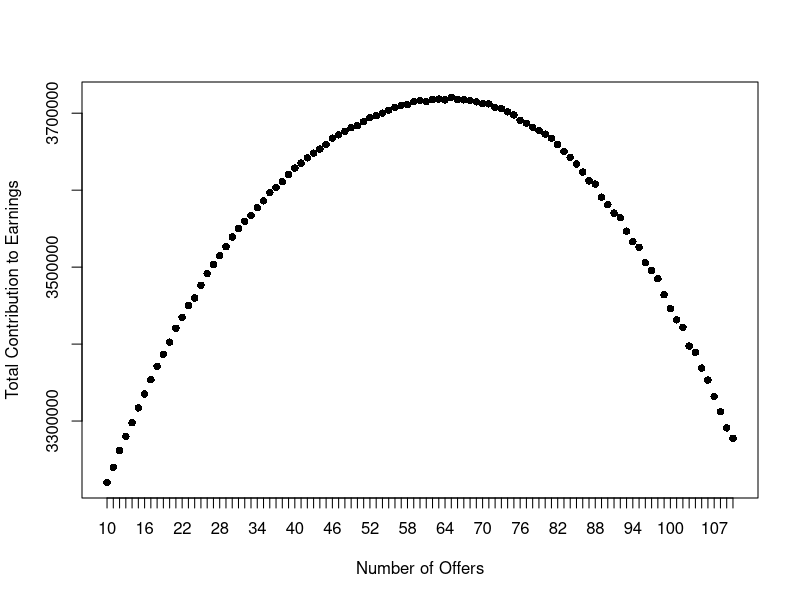
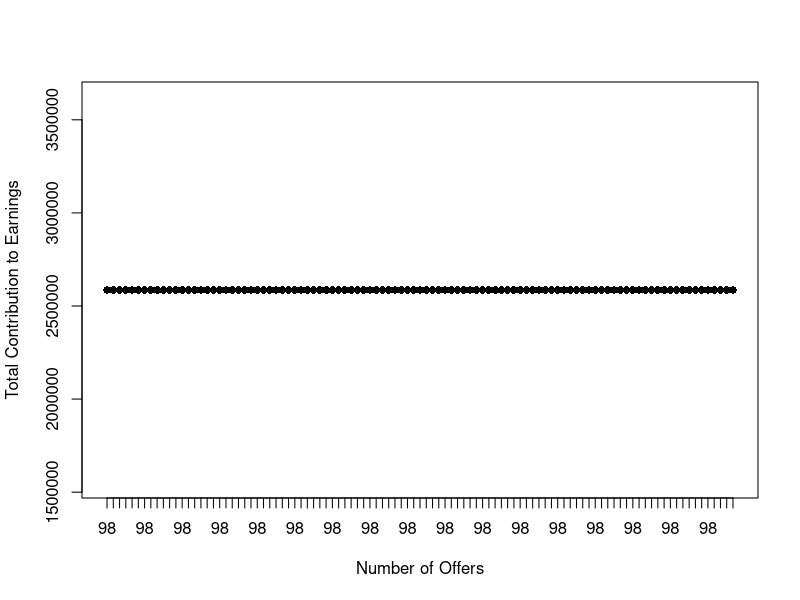
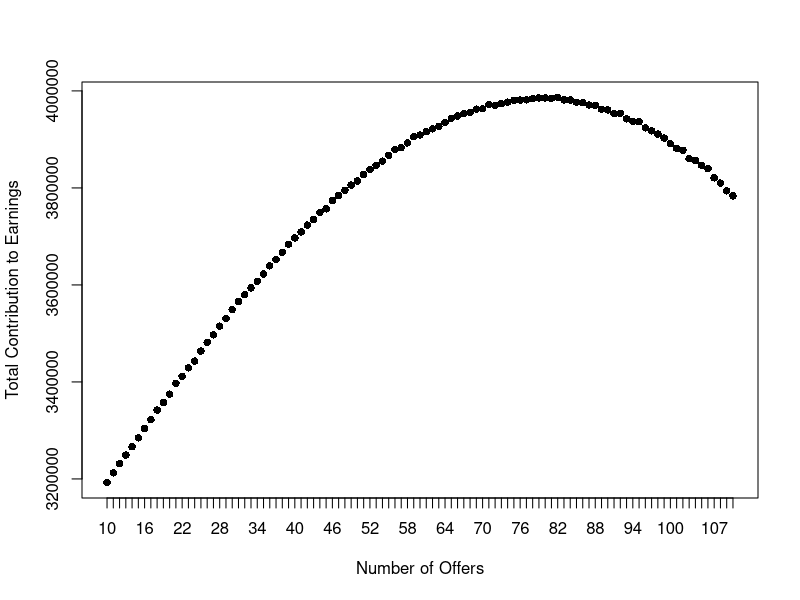

Write the R code that produced these figures, in order.
rm(list = ls())

hist_anlst_demand <- c(105,95,75,70,70,110,105,90,65,80,90,120,105,95,75)
excess_cost <- 6000
shortfall_cost <- 3600
base_contribution <- 4000
offers_to_make <- seq(10, 110, 1)
offers_to_make_tom <- 98
result_mtx_fix <- matrix(NA, ncol = 101)
result_mtx_tom <- matrix(NA, ncol = 101)
result_mtx_flex <- matrix(NA, ncol = 101)
result_mtx_fix_d <- matrix(NA, ncol = 101)
result_mtx_flex_d <- matrix(NA, ncol = 101)

for (k in 1:1000) {
  
  total_earnings_fixed_start <- c()
  total_earnings_tom <- c()
  total_earnings_flex <- c() 
  total_earnings_fix_d <- c()
  total_earnings_flex_d <- c()
  
  retention_rate_at_end_of_m <- c()
  noises <- c()
  unexpected_econ_grwth <- rnorm(1, 0, 0.05)             #Economic growth
  noises <- rnorm(15, 0, 0.1)                          
  retention_rate_at_end_of_m <- c(runif(2, 0.9, 1),
                                  runif(3, 0.95, 1),
                                  runif(1, 0.8, 1),
                                  runif(3, 0.9, 1),
                                  runif(1, 0.8, 1),
                                  runif(4, 0.9, 1),
                                  runif(1, 0.95, 1))
  
  for (i in 1:length(offers_to_make)) {
    
    analysts_at_start_of_m <- c()                     #Current available analysts in firm
    analysts_at_start_of_m_tom <- c()
    analysts_at_start_of_m_flex <- c()
    analysts_at_start_of_m_fix_d <- c()         
    analysts_at_start_of_m_flex_d <- c()        
    offers_accepted <- rbinom(1, offers_to_make[i], 0.7)
    offers_accepted_tom <- rbinom(1, offers_to_make_tom, 0.7)
    offers_accepted_flex_july <- 0.5 * offers_accepted
    offers_accepted_flex_sep <- offers_accepted_flex_july * runif(1, 0.7, 1)
    
    new_anlst_arr_at_end_of_m <- c(0,0,offers_accepted,0,0,0,0,0,0,0,0,0,0,0,0)          #Newly joinned recruits
    new_anlst_arr_at_end_of_m_tom <- c(0,0,offers_to_make_tom,0,0,0,0,0,0,0,0,0,0,0,0)
    new_anlst_arr_at_end_of_m_flex <- c(0,0,offers_accepted_flex_july,0,offers_accepted_flex_sep,0,0,0,0,0,0,0,0,0,0)
    
    for (j in 1:15) {                                                                  #Analysts at start of each month (Supply)
      if (j == 1) {                                          
        analysts_at_start_of_m[j] <- 63
        analysts_at_start_of_m_tom[j] <- 63
        analysts_at_start_of_m_flex[j] <- 63
        analysts_at_start_of_m_fix_d[j] <- 63
        analysts_at_start_of_m_flex_d[j] <- 63
      } else {
        analysts_at_start_of_m[j] <- round(analysts_at_start_of_m[j-1] * retention_rate_at_end_of_m[j-1]) + 
          new_anlst_arr_at_end_of_m[j-1]
        analysts_at_start_of_m_tom[j] <- round(analysts_at_start_of_m_tom[j-1] * retention_rate_at_end_of_m[j-1]) + 
          new_anlst_arr_at_end_of_m_tom[j-1]
        analysts_at_start_of_m_flex[j] <- round(analysts_at_start_of_m_flex[j-1] * retention_rate_at_end_of_m[j-1]) + 
          new_anlst_arr_at_end_of_m_flex[j-1]
        analysts_at_start_of_m_fix_d[j] <- round(analysts_at_start_of_m_fix_d[j-1] * retention_rate_at_end_of_m[j-1] + 
          new_anlst_arr_at_end_of_m[j-1])      #Still using fixed strategy arriving vector, so that we will know the shortfall between June and December. Will need to update analysts_at_start_of_m_fix_d later.
        analysts_at_start_of_m_flex_d[j] <- round(analysts_at_start_of_m_flex_d[j-1] * retention_rate_at_end_of_m[j-1] + 
          new_anlst_arr_at_end_of_m_flex[j-1]) #Still using flex strategy arriving vector, so that we will know the shortfall between June and December. Will need to update analysts_at_start_of_m_flex_d later.
      }                                   
    }
    actual_anlst_demand <- round(hist_anlst_demand * ((1 + unexpected_econ_grwth) * (1 + noises)))
    
    short_falls <- pmax((actual_anlst_demand - analysts_at_start_of_m), 0)              #Fix strategy
    excesses <- pmax((analysts_at_start_of_m - actual_anlst_demand), 0)
    
    short_falls_tom <- pmax((actual_anlst_demand - analysts_at_start_of_m_tom), 0)      #Tom's strategy
    excesses_tom <- pmax((analysts_at_start_of_m_tom - actual_anlst_demand), 0)
    
    short_falls_flex <- pmax((actual_anlst_demand - analysts_at_start_of_m_flex), 0)    #Flex strategy
    excesses_flex <- pmax((analysts_at_start_of_m_flex - actual_anlst_demand), 0)
    
    short_falls_fix_d <- pmax((actual_anlst_demand - analysts_at_start_of_m_fix_d), 0)    #Temporary short_falls vector for Fixed-December strategy, will need to update this later.
    
    short_falls_flex_d <- pmax((actual_anlst_demand - analysts_at_start_of_m_flex_d), 0)  #Temporary short_falls vector for Flex-December strategy, will need to update this later.
    
    demand_in_j_d <- round(mean(short_falls_fix_d[3:9]) / 0.7)
    offers_to_make_fix_d <- rbinom(1, demand_in_j_d, 0.7)
    new_anlst_arr_at_end_of_m_fix_d <- c(0,0,offers_accepted,0,0,0,0,0,offers_to_make_fix_d,0,0,0,0,0,0)  #For Fix-December strategy, planning offers for both June and December.
    
    demand_in_j_d_flex_d <- round(mean(short_falls_flex_d[3:9]) / 0.7)
    offers_to_make_flex_d <- rbinom(1, demand_in_j_d_flex_d, 0.7)
    new_anlst_arr_at_end_of_m_flex_d <- c(0,0,offers_accepted_flex_july,0,offers_accepted_flex_sep,0,0,0,offers_to_make_flex_d,0,0,0,0,0,0)  #For Flex-December strategy, planning offers for Both June and December (Flex).
    
    
    for (l in 1:15) {             #This loop computes strategies that involving December hiring only!!!
      if (l == 1) {
        analysts_at_start_of_m_fix_d[l] <- 63
        analysts_at_start_of_m_flex_d[l] <- 63
      } else {
        analysts_at_start_of_m_fix_d[l] <- round(analysts_at_start_of_m_fix_d[l-1] * retention_rate_at_end_of_m[l-1] + 
          new_anlst_arr_at_end_of_m_fix_d[l-1])
        analysts_at_start_of_m_flex_d[l] <- round(analysts_at_start_of_m_flex_d[l-1] * retention_rate_at_end_of_m[l-1] + 
          new_anlst_arr_at_end_of_m_flex_d[l-1])
      }
    }
    
    short_falls_fix_d <- pmax((actual_anlst_demand - analysts_at_start_of_m_fix_d), 0)    #This one is usable  (Fixed - December)
    excesses_fix_d <- pmax((analysts_at_start_of_m_fix_d - actual_anlst_demand), 0)
    
    short_falls_flex_d <- pmax((actual_anlst_demand - analysts_at_start_of_m_flex_d), 0)  #This one is usable  (Flex - December)
    excesses_flex_d <- pmax((analysts_at_start_of_m_flex_d - actual_anlst_demand), 0)
    
    contr_to_earnings_fixed_start <- actual_anlst_demand * base_contribution -        #Earnings for fix strategy
      (short_falls * shortfall_cost + excesses * excess_cost)

    contr_to_earnings_tom <- actual_anlst_demand * base_contribution -                #Earnings for Tom's strategy
      (short_falls_tom * shortfall_cost + excesses_tom * excess_cost)
    
    contr_to_earnings_flex <- actual_anlst_demand * base_contribution -               #Earnings for flex strategy
      (short_falls_flex * shortfall_cost + excesses_flex * excess_cost)
    
    contr_to_earnings_fix_d <- actual_anlst_demand * base_contribution -              #Earnings for Fix-December strategy
      (short_falls_fix_d * shortfall_cost + excesses_fix_d * excess_cost)
    
    contr_to_earnings_flex_d <- actual_anlst_demand * base_contribution -             #Earnings for Flex-December strategy
      (short_falls_flex_d * shortfall_cost + excesses_flex_d * excess_cost)
    
    total_earnings_fixed_start <- c(total_earnings_fixed_start, sum(contr_to_earnings_fixed_start))
    total_earnings_tom <- c(total_earnings_tom, sum(contr_to_earnings_tom))
    total_earnings_flex <- c(total_earnings_flex, sum(contr_to_earnings_flex))
    total_earnings_fix_d <- c(total_earnings_fix_d, sum(contr_to_earnings_fix_d)-22000)     #Fixed-December
    total_earnings_flex_d <- c(total_earnings_flex_d, sum(contr_to_earnings_flex_d)-22000)  #Flex-December
  }
  
  result_mtx_fix <-rbind(result_mtx_fix, total_earnings_fixed_start)
  result_mtx_tom <- rbind(result_mtx_tom, total_earnings_tom)
  result_mtx_flex <- rbind(result_mtx_flex, total_earnings_flex)
  result_mtx_fix_d <- rbind(result_mtx_fix_d, total_earnings_fix_d)               #Fixed-December
  result_mtx_flex_d <- rbind(result_mtx_flex_d, total_earnings_flex_d)            #Flex-December
}

result_mtx_fix <- result_mtx_fix[-1,]
result_mtx_tom <- result_mtx_tom[-1,]
result_mtx_flex <- result_mtx_flex[-1,]
result_mtx_fix_d <- result_mtx_fix_d[-1,]       #Fixed-December
result_mtx_flex_d <- result_mtx_flex_d[-1,]     #Flex-December

total_earnings_all_q_fixed <- c()
for (i in 1:ncol(result_mtx_fix)) {
  total_earnings_all_q_fixed[i] <- mean(result_mtx_fix[,i])
}

total_earnings_all_q_tom <- c()
for (i in 1:ncol(result_mtx_tom)) {
  total_earnings_all_q_tom[i] <- mean(result_mtx_tom[,i])
}

total_earnings_all_q_flex <- c()
for (i in 1:ncol(result_mtx_flex)) {
  total_earnings_all_q_flex[i] <- mean(result_mtx_flex[,i])
}

total_earnings_all_q_fix_d <- c()               #Fixed-December
for (i in 1:ncol(result_mtx_fix_d)) {
  total_earnings_all_q_fix_d[i] <- mean(result_mtx_fix_d[,i])
}

total_earnings_all_q_flex_d <- c()              #Flex-December
for (i in 1:ncol(result_mtx_flex_d)) {
  total_earnings_all_q_flex_d[i] <- mean(result_mtx_flex_d[,i])
}

expected_diff_fix_tom <- total_earnings_all_q_fixed[which.max(total_earnings_all_q_fixed)] -        #Fix - Tom diff
  total_earnings_all_q_tom[sample(length(total_earnings_all_q_tom), 1, replace = T)]
expected_diff_flex_fix <- total_earnings_all_q_flex[which.max(total_earnings_all_q_flex)] -         #Flex - Fix diff
  total_earnings_all_q_fixed[which.max(total_earnings_all_q_fixed)]
expected_diff_flex_d_fix_d <- total_earnings_all_q_flex_d[which.max(total_earnings_all_q_flex_d)] - #Flex-D - Fix-D diff
  total_earnings_all_q_fix_d[which.max(total_earnings_all_q_fix_d)]

#d:
print(paste('Given the fixed starting month strategy, the maximum contributions to earning:', 
            total_earnings_all_q_fixed[which.max(total_earnings_all_q_fixed)], 'is achieved by giving',
            which.max(total_earnings_all_q_fixed)+9, 'offers.'))
plot(total_earnings_all_q_fixed, xaxt = 'n', pch = 16, xlab = 'Number of Offers', ylab = 'Total Contribution to Earnings')       #Profit plot for fixed starting strategy
axis(1, at=1:101, labels=10:110)

print(paste('Given the strategy suggested by Tom, the contributions to earning is constant:',
            total_earnings_all_q_tom[sample(length(total_earnings_all_q_tom), 1, replace = T)]))
plot(total_earnings_all_q_tom, xaxt = 'n', pch = 16, type = 'b', xlab = 'Number of Offers', ylab = 'Total Contribution to Earnings')         #Profit plot for Tom's strategy
axis(1, at=1:101, labels=rep(98, 101))

print(paste('The expected difference in earnings between the fixed-start and Tom"s strategy is:', 
            expected_diff_fix_tom))
#e:
print(paste('Given the flexible starting month strategy, the maximum contributions to earning:', 
            total_earnings_all_q_flex[which.max(total_earnings_all_q_flex)], 'is achieved by giving',
            which.max(total_earnings_all_q_flex)+9, 'offers.'))
plot(total_earnings_all_q_flex, xaxt = 'n', pch = 16, type = 'b', xlab = 'Number of Offers', ylab = 'Total Contribution to Earnings')        #Profit plot for flex strategy
axis(1, at=1:101, labels=10:110)

print(paste('The expected difference in earnings between the Flexible-Start and Fixed-Start strategy is:', 
            expected_diff_flex_fix))

#f:
print(paste('Given the Fix-December mix strategy, the maximum contributions to earning:', 
            total_earnings_all_q_fix_d[which.max(total_earnings_all_q_fix_d)],
            'is achieved by giving', which.max(total_earnings_all_q_fix_d)+9,
            'offers in June and some number of offers in December. The actual number of offers for December should be determined by the sum of shortage from June through December after take the number of June offers into account.'))

print(paste('Given the Flexible-December mix strategy, the maximum contributions to earning:', 
            total_earnings_all_q_flex_d[which.max(total_earnings_all_q_flex_d)],
            'is achieved by giving', which.max(total_earnings_all_q_flex_d)+9,
            'offers in June and some number of offers in December. The actual number of offers for December should be determined by the sum of shortage from June through December after take the number of June offers into account.'))

print(paste('The expected difference in earnings between the Fixed-December and Flexible-December strategy is:', 
            expected_diff_flex_d_fix_d))

#Final words:
final_table <- t(as.matrix(data.frame(c(total_earnings_all_q_fixed[which.max(total_earnings_all_q_fixed)],
                                        which.max(total_earnings_all_q_fixed)+9),
                                      c(round(total_earnings_all_q_tom[sample(length(total_earnings_all_q_tom), 1, replace = T)], 2),
                                        98),
                                      c(total_earnings_all_q_flex[which.max(total_earnings_all_q_flex)],
                                        which.max(total_earnings_all_q_flex)+9),
                                      c(total_earnings_all_q_fix_d[which.max(total_earnings_all_q_fix_d)],
                                        which.max(total_earnings_all_q_fix_d)+9),
                                      c(total_earnings_all_q_flex_d[which.max(total_earnings_all_q_flex_d)],
                                        which.max(total_earnings_all_q_flex_d)+9))))
colnames(final_table) <- c('Expected Contributions to Profit',
                           'Number of Offers to Give in June')
rownames(final_table) <- c('Fixed-Starting',
                           'Tom"s Suggestion',
                           'Flexible-Starting',
                           'Fixed-December mix',
                           'Flexible-December mix')

final_table
print('By inspecting the table print-out, we can see that the Flexible-December mix strategy would produce the highest contributions to earnings. Therefore, the Flexible-December hiring strategy is suggested.')
